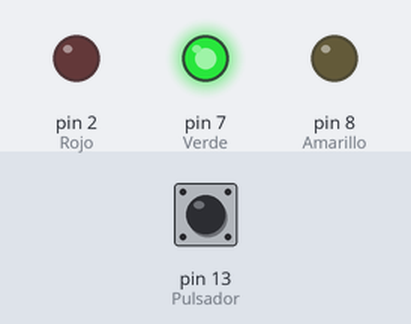
The sketch below on a simulated Arduino Uno, built with avr-gcc and run on an emulated ATmega328P. On the bench: output pins drawn as LEDs (lit = HIGH). Inputs (shaded band) come from the test bench; at power-on: pin 13 (Pulsador) LOW.

Above: at 1.2 s.
1.3 s: pin 13 (Pulsador) pulled HIGH for 0.15 s
At 3.5 s:
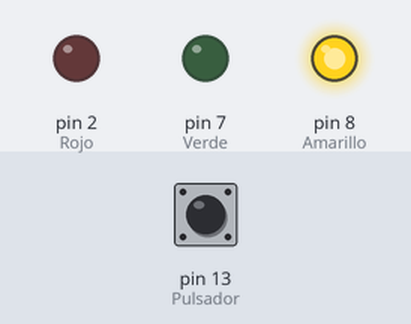
9.8 s: pin 13 (Pulsador) pulled HIGH for 1 s
At 15.0 s:
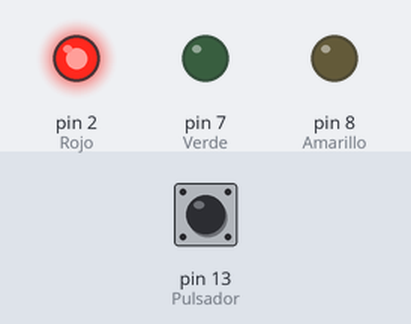
Timing chart, 0 to 20.8 s (numbered marks = the images above; inputs shaded):
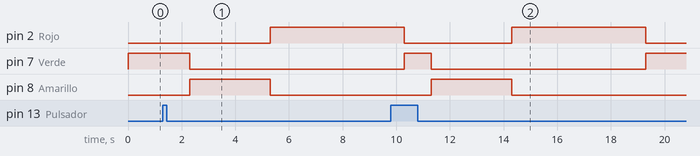

Measured:
- after the input at 1.3 s, pin 2 (Rojo): LOW → HIGH after 4.0 s; pin 7 (Verde): HIGH → LOW after 1.0 s; pin 8 (Amarillo): LOW → HIGH after 1.0 s, → LOW 3.0 s later
- after the input at 9.8 s, pin 8 (Amarillo): LOW → HIGH after 1.5 s, → LOW 3.0 s later

The sketch:

Ej_01_Semaforo_LED.ino
```cpp
int Pulsador = 13;  //El pulsador está conectado en la placa al pin 13 - Si el montaje fuese en Protoboard sería al pin 2

int Rojo = 2;   //El LED Rojo está conectado en la placa al pin 2 - Si el montaje fuese en Protoboard sería al pin 10
int Amarillo = 8; //El LED Amarillo está conectado en la placa al pin 8 - Si el montaje fuese en Protoboard sería al pin 9
int Verde = 7;    //El LED Verde está conectado en la placa al pin 2 - Si el montaje fuese en Protoboard sería al pin 8

boolean Estado = LOW;
void setup()
{
  pinMode(Pulsador, INPUT); //Definimos la variable "Pulsador" como una entrada

  pinMode(Rojo, OUTPUT);    //Definimos la variable "Rojo" como una salida
  pinMode(Amarillo, OUTPUT);  //Definimos la variable "Amarillo" como una salida
  pinMode(Verde, OUTPUT);   //Definimos la variable "Verde" como una salida

}

void loop()
{
  Estado = digitalRead(Pulsador);   //El valor de la variable "Estado" es el igual a la lectura digital de la variable "Pulsador"
                    // Es decir, "Estado" será HIGH si pulsamos y LOW si no pulsamos el botón rojo

  digitalWrite(Verde, HIGH);      //En el estado inicial, el LED Verde (el de los coches) estará encendido

  if (Estado == HIGH){        //Si pulsamos el botón rojo, es decir la variable "Estado" se activa

    delay (1000);         //Esperamos 1 segundo

    digitalWrite(Verde, LOW);   //Apagamos el LED Verde
    digitalWrite(Amarillo, HIGH); //Encendemos el LED Amarillo

    delay (3000);         //Esperamos 3 segundos

    digitalWrite(Amarillo, LOW);  //Apagamos el LED Amarillo
    digitalWrite(Rojo, HIGH);   //Encendemos el LED Rojo

    delay(5000);          //Esperamos 5 segundos

    digitalWrite(Rojo, LOW);      //Apgagamos el LED Rojo
  }
}

// El "void loop()" es un bucle que se repetirá continuamente
```
